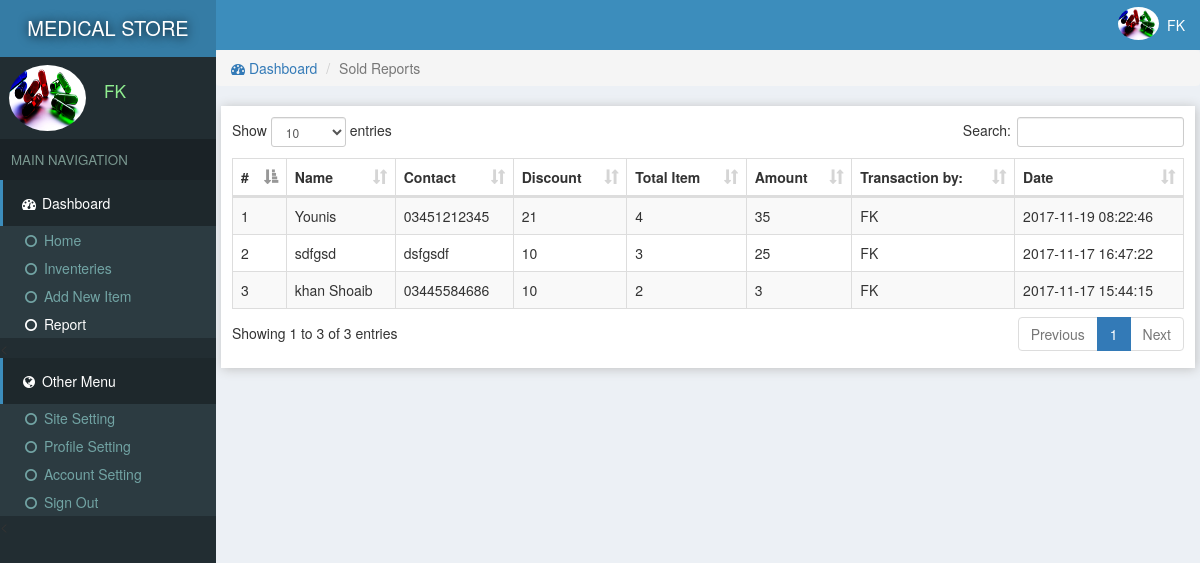
/reports.php (signed in), run on the app's committed database.
### tables this page shows
CREATE TABLE `site` (
  `id` int(11) NOT NULL,
  `title` varchar(222) NOT NULL,
  `name` varchar(222) NOT NULL
);

CREATE TABLE `users` (
  `id` int(11) NOT NULL,
  `email` varchar(222) NOT NULL,
  `password` varchar(222) NOT NULL,
  `name` varchar(222) NOT NULL,
  `pic` varchar(222) NOT NULL,
  `number` varchar(222) NOT NULL,
  `date` timestamp NOT NULL DEFAULT current_timestamp()
);

CREATE TABLE `sold` (
  `id` int(11) NOT NULL,
  `name` varchar(222) NOT NULL,
  `contact` varchar(222) NOT NULL,
  `discount` varchar(222) NOT NULL,
  `item` varchar(222) NOT NULL,
  `amount` varchar(222) NOT NULL,
  `userId` int(11) NOT NULL,
  `date` timestamp NOT NULL DEFAULT current_timestamp()
);

### assets/function.php (called while the page is built, shortened)
<?php
function siteName()
{
	global $con;
	$array = $con->query("select * from site where id='1'");
	$row = $array->fetch_assoc();
	return $row['name'];
}
function getAdminName($id)
{
	global $con;
	$array = $con->query("select * from users where id='$id'");
	$row = $array->fetch_assoc();
	return $row['name'];
}
 ?>

### assets/db.php (called while the page is built, shortened)
<?php
    $con = new mysqli('localhost:3307','root','','medical');
    $array = $con->query("select * from users where id ='$_SESSION[userId]'");
    $user = $array->fetch_assoc();
?>

### reports.php (the view, shortened to what this page needs)
<?php require "assets/function.php" ?>
<?php require 'assets/db.php';?>
<!DOCTYPE html>
<html>
<head>
<link rel="stylesheet" href="js/datatables.net-bs/css/dataTables.bootstrap.min.css">
  <?php require "assets/autoloader.php" ?>
</head>
<body style="background: #ECF0F5;padding:0;margin:0">
<div class="dashboard" style="position: fixed;width: 18%;height: 100%;background:#222D32">
  <div style="background:#357CA5;padding: 14px 3px;color:white;font-size: 15pt;text-align: center;text-shadow: 1px 1px 11px black">
    <a href="index.php" style="color: white;text-decoration: none;"><?php echo strtoupper(siteName()); ?> </a>
  </div>
  <div class="flex" style="padding: 3px 7px;margin:5px 2px;">
    <div><img src="photo/<?php echo $user['pic'] ?>" class='img-circle' style='width: 77px;height: 66px'></div>
    <div style="color:lightgreen;font-size: 13pt;padding: 14px 7px;margin-left: 11px;"><?php echo ucfirst($user['name']); ?></div>
  </div>
  <div style="background: #1A2226;font-size: 10pt;padding: 11px;color: #79978F">MAIN NAVIGATION</div>
  <div>
    <div style="background:#1E282C;color: white;padding: 13px 17px;border-left: 3px solid #3C8DBC;"><span><i class="fa fa-dashboard fa-fw"></i> Dashboard</span></div>
    <div class="item">
      <ul class="nostyle zero">
        <a href="index.php"><li ><i class="fa fa-circle-o fa-fw"></i> Home</li></a>
        <a href="inventeries.php"><li ><i class="fa fa-circle-o fa-fw"></i> Inventeries</li></a>
       <a href="addnew.php"><li><i class="fa fa-circle-o fa-fw"></i> Add New Item</li></a>
        <a href="reports.php"><li style="color: white"><i class="fa fa-circle-o fa-fw"></i> Report</li></a>
      </ul><
    </div>
  </div>
  <div style="background:#1E282C;color: white;padding: 13px 17px;border-left: 3px solid #3C8DBC;"><span><i class="fa fa-globe fa-fw"></i> Other Menu</span></div>
  <div class="item">
      <ul class="nostyle zero">
        <a href="sitesetting.php"><li><i class="fa fa-circle-o fa-fw"></i> Site Setting</li></a>
       <a href="profile.php"><li><i class="fa fa-circle-o fa-fw"></i> Profile Setting</li></a>
        <a href="accountSetting.php"><li><i class="fa fa-circle-o fa-fw"></i> Account Setting</li></a>
        <a href="logout.php"><li><i class="fa fa-circle-o fa-fw"></i> Sign Out</li></a>
      </ul><
    </div>
</div>
<div class="marginLeft" >
  <div style="color:white;background:#3C8DBC" >
    <div class="pull-right flex rightAccount" style="padding-right: 11px;padding: 7px;">
      <div><img src="photo/<?php echo $user['pic'] ?>" style='width: 41px;height: 33px;' class='img-circle'></div>
      <div style="padding: 8px"><?php echo ucfirst($user['name']) ?></div>
    </div>
  </div>
  <div class="content">
   <ol class="breadcrumb ">
        <li><a href="index.php"><i class="fa fa-dashboard"></i> Dashboard</a></li>
        <li class="active">Sold Reports</li>
    </ol>
  <div class="tableBox" >
    <table id="dataTable" class="table table-bordered table-striped" style="z-index: -1">
      <thead>
        <th>#</th>
        <th>Name</th>
        <th>Contact</th>
        <th>Discount</th>
        <th>Total Item</th>
        <th>Amount</th>
        <th>Transaction by:</th>
        <th>Date</th>
      </thead>
     <tbody>
      <?php $i=0;
          $array = $con->query("select * from sold ORDER BY date DESC");
        while ($row = $array->fetch_assoc())
        {
          $i=$i+1;
        ?>
          <tr>
            <td><?php echo $i; ?></td>
            <td><?php echo $row['name']; ?></td>
            <td><?php echo $row['contact']; ?></td>
            <td><?php echo $row['discount']; ?></td>
            <td><?php echo $row['item']; ?></td>
            <td><?php echo $row['amount']; ?></td>
            <td><?php echo getAdminName($row['userId']); ?></td>
            <td><?php echo $row['date']; ?></td>
          </tr>
      <?php
        }
       ?>
     </tbody>
    </table>
  </div>
  </div>
</div>
</body>
</html>

### data on the page
site: name "MEDICAL STORE"
users: pic (picture), name "FK"
sold: name "Younis", contact "03451212345", discount "21", item "4", amount "35", userId.name "FK", date "2017-11-19 08:22:46"
sold: name "sdfgsd", contact "dsfgsdf", discount "10", item "3", amount "25", userId.name "FK", date "2017-11-17 16:47:22"
sold: name "khan Shoaib", contact "03445584686", discount "10", item "2", amount "3", userId.name "FK", date "2017-11-17 15:44:15"
